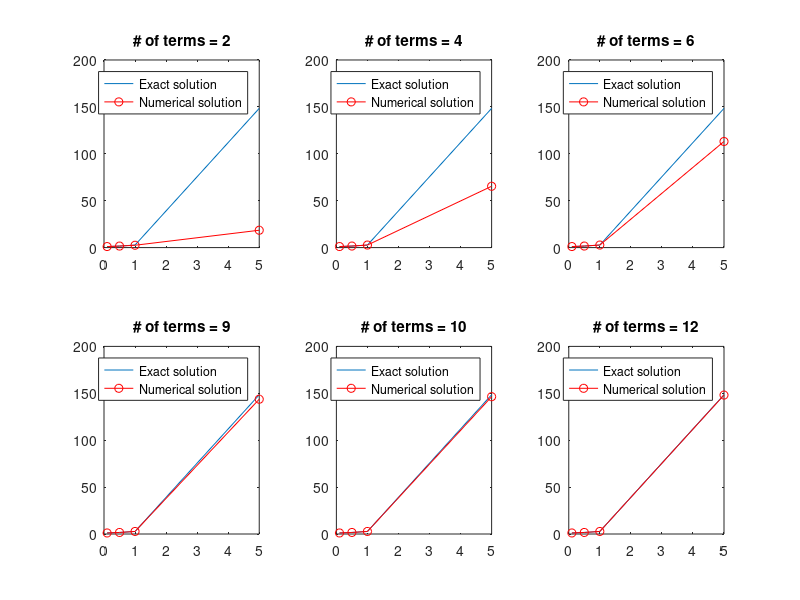

Here is the MATLAB script that generated this plot:
% Numerical Methods
% Chapter: 1
% Exercise: 3
% -----
% Author: Supakorn Suttiruang (Lum)
% Date: 20 Aug 2019

clear
clc

x = [0.1 0.5 1 5];
nsteps = [2 4 6 9 10 12];
exp_act = exp(x);

for nsteps_idx = 1:numel(nsteps)
    exp_est = zeros(1, numel(x));
    for idx = 1:numel(x)
        sum = 0;
        for i = 0:1:nsteps(nsteps_idx)
            sum = sum + (x(idx)^i) / factorial(i);
        end
        exp_est(idx) = sum;
    end
    subplot(2, round(numel(nsteps)/2), nsteps_idx);
    plot(x, exp_act); hold on;
    plot(x, exp_est, '-or');
    title(sprintf("# of terms = %d", nsteps(nsteps_idx)));
    legend("Exact solution", "Numerical solution");
end